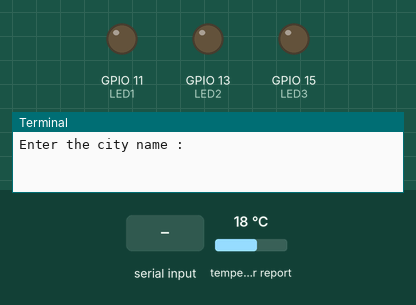
Recording of a program running on a simulated Raspberry Pi (BCM pin numbers). On the bench: output pins drawn as LEDs (lit = HIGH), the last lines printed to the terminal. Inputs (shaded band) come from the test bench; at power-on: temperature in the web weather report 18 °C. The clock reads 2024-03-15 10:24:30 at power-on unless the program sets it; requests to the public web service named in the program get a made-up reply in its usual format after 0.4 s (London, UTC, broken clouds, 64 % humidity, 1013 hPa unless stated). At 1.7 s the program stops and its outputs stay as they are.

Above: at 1.2 s.
1.3 s: "1" typed at the terminal, then Enter
At 2.2 s:
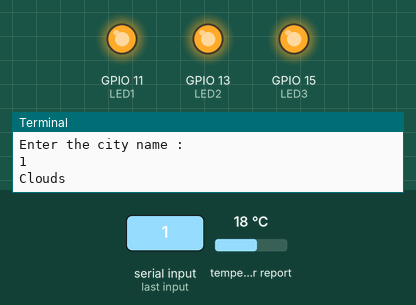
Timing chart, 0 to 3.2 s (numbered marks = the images above; inputs shaded):
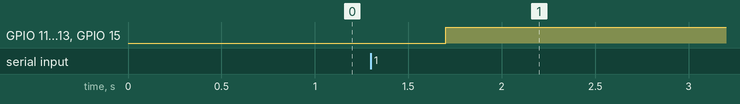

The program:

weather_rpi.py
```python
import requests
from datetime import datetime
import RPi.GPIO as GPIO

# Defining the LEDs pins:

LED1 = 11
LED2 = 13
LED3 = 15

# Setting up the GPIO pins to be output...

GPIO.setmode(GPIO.BCM)
GPIO.setwarnings(False)
GPIO.setup(LED1, GPIO.OUT)
GPIO.setup(LED2, GPIO.OUT)
GPIO.setup(LED3, GPIO.OUT)

def led(option):
    global LED1, LED2, LED3
    #---------------------------------------------------------
    # In the led() function we will handle the LEDs states
    # depending on the weather id code retrieved from the api
    #_________________________________________________________

    # 1st LED
    if int(option[0]) == 1:
        GPIO.output(LED1, True)
    else:
        GPIO.output(LED1, False)

    # 2nd LED
    if int(option[1]) == 1:
        GPIO.output(LED2, True)
    else:
        GPIO.output(LED2, False)

    # 3rd LED
    if int(option[2]) == 1:
        GPIO.output(LED3, True)
    else:
        GPIO.output(LED3, False)

# https://www.instructables.com/Control-LED-Using-Raspberry-Pi-GPIO/

# based on the information given in the api website :

#         https://openweathermap.org/weather-conditions

# each weather status have a specific id
# so we are going to declare a dictionary to store the id values
# with its corresponding code to turn on a different LED
# combination for each weather status :

#       id = 2xx --> Thunderstorm --> LED1 : OFF | LED2 : OFF | LED3 : ON
#       id = 3xx --> Drizzle      --> LED1 : OFF | LED2 : ON  | LED3 : OFF
#       id = 5xx --> Rain         --> LED1 : OFF | LED2 : ON  | LED3 : ON
#       id = 6xx --> Snow         --> LED1 : ON  | LED2 : OFF | LED3 : OFF
#       id = 7xx --> Atmosphere   --> LED1 : ON  | LED2 : OFF | LED3 : ON
#       id = 800 --> Clear        --> LED1 : ON  | LED2 : ON  | LED3 : OFF
#       id = 8xx --> Clouds       --> LED1 : ON  | LED2 : ON  | LED3 : ON


# the binary code for the three LEDs combination will be represented as a string
# of three digits, with ON state represented by 1 and OFF by 0
# and the first digit will handle the LED1, 2nd is LED2 and the 3rd digit is LED3

weather_bin_code = {
    2: "001", 3: "010", 5: "011",
    6: "100", 7: "101", 800: "110",
    8: "111"
}

# The api address from where we will get our weather data
api_adr = 'https://api.openweathermap.org/data/2.5/weather?appid=147f627e68540fe4a575f179ea69558e&q='

# At the end of the api address we should add the city name
# that's why we will ask the user to enter the city name
# then add it to the api address

city = input("Enter the city name : ")

# Now the URL is completed
url = api_adr + city

# Next we will send a request to the api with the given URL
# that will return all the weather data about the given city in json format

json_data = requests.get(url).json()

# In the first element in 'weather' block under the value 'main'
# we can find the weather status name :

weather_status = json_data['weather'][0]['main']

# And in the value 'id' we find the weather status id to be tested in our led() function

weather_id = json_data['weather'][0]['id']

# We will use the datetime,now() method to get the actual time
# and make it in HH / MM / SS form

now = datetime.now()
current_time = now.strftime("%H:%M:%S")

print(weather_status)

# Next we will check the weather id from our dictionnary
# and call the led() function to handle LEDs state based on the given weather id

if weather_id == 800:
    led(weather_bin_code[800])  # Clear weather
else:
    led(weather_bin_code[weather_id // 100])
```

Measured:
- after the input at 1.3 s, GPIO 11 (LED1), GPIO 13 (LED2), GPIO 15 (LED3): LOW → HIGH after 0.40 s
